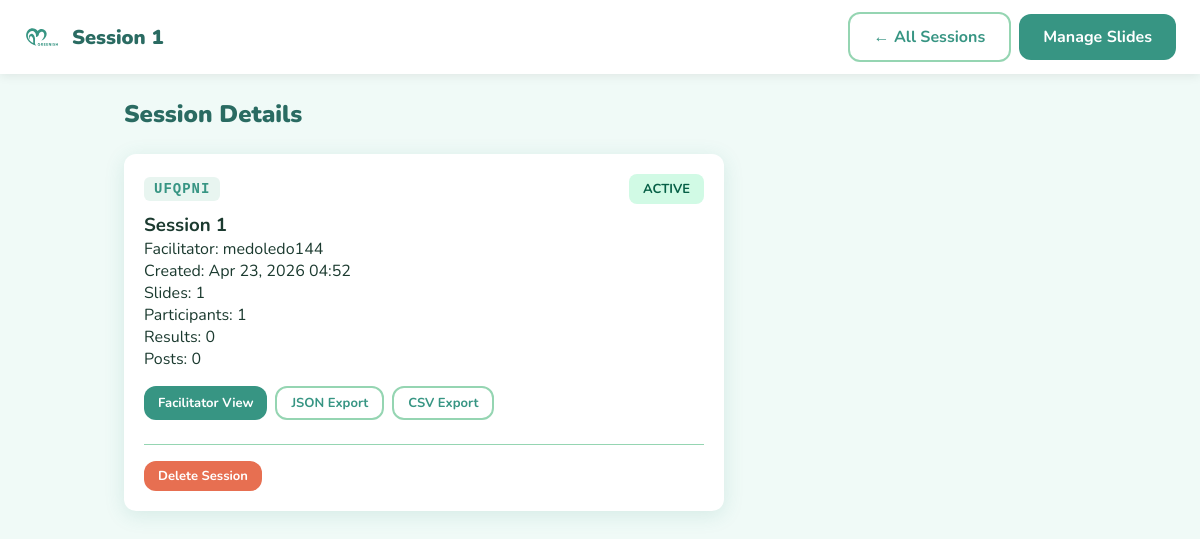
/session/cms/UFQPNI/ (signed in), run on the app's committed database.
### session/models.py (models this page shows, shortened)
class Session(models.Model):
    STATUS_CHOICES = [
        ('waiting', 'Waiting'),
        ('active', 'Active'),
        ('ended', 'Ended'),
    ]
    code = models.CharField(max_length=6, unique=True, default=generate_session_code)
    title = models.CharField(max_length=255)
    facilitator_name = models.CharField(max_length=100, blank=True, default='')
    facilitator_password = models.CharField(max_length=128, blank=True, default='')
    status = models.CharField(max_length=10, choices=STATUS_CHOICES, default='waiting')
    current_slide_index = models.PositiveIntegerField(default=0)
    activity_active = models.BooleanField(default=False)
    created_at = models.DateTimeField(auto_now_add=True)

### session/cms_views.py (the view)
# urls.py: path('cms/<str:code>/', cms_views.cms_session_detail, name='cms_session_detail'),
@never_cache
@staff_member_required(login_url='/session/cms/login/')
def cms_session_detail(request, code):
    session = get_object_or_404(Session, code=code)
    return render(request, 'session/cms/session_detail.html', {'session': session})

### session/templates/session/cms/session_detail.html (shortened to what this page needs)
<!DOCTYPE html>
<html lang="en">
<head>
    <link rel="stylesheet" href="/static/css/session.css?v=5">
    <link rel="stylesheet" href="/static/css/cms.css?v=5">
</head>
<body class="cms-page">
    <header class="cms-header">
        <div class="cms-header-left">
            <img src="/static/img/logo.svg?v=5" alt="Greenish" class="cms-logo">
            <h1>{{ session.title }}</h1>
        </div>
        <div class="cms-header-right">
            <a href="{% url 'cms_sessions' %}" class="btn btn-outline">← All Sessions</a>
            <a href="{% url 'cms_slides' code=session.code %}" class="btn btn-primary">Manage Slides</a>
        </div>
    </header>
    <main class="cms-main">
        <div class="cms-section-header">
            <h2>Session Details</h2>
        </div>
        <div class="cms-session-card" style="max-width:600px;">
            <div class="session-card-header">
                <span class="session-code">{{ session.code }}</span>
                <span class="session-status status-{{ session.status }}">{{ session.get_status_display }}</span>
            </div>
            <h3>{{ session.title }}</h3>
            <p>Facilitator: {{ session.facilitator_name }}</p>
            <p>Created: {{ session.created_at|date:"M d, Y H:i" }}</p>
            <p>Slides: {{ session.slides.count }}</p>
            <p>Participants: {{ session.participants.count }}</p>
            <p>Results: {{ session.results.count }}</p>
            <p>Posts: {{ session.posts.count }}</p>
            <div class="session-card-actions" style="margin-top:16px;">
                <a href="{% url 'session_facilitator' code=session.code %}" class="btn btn-primary btn-small">Facilitator View</a>
                <a href="{% url 'cms_export' code=session.code %}" class="btn btn-outline btn-small">JSON Export</a>
                <a href="{% url 'cms_export_csv' code=session.code %}" class="btn btn-outline btn-small">CSV Export</a>
            </div>
            <div style="margin-top:24px; padding-top:16px; border-top:1px solid var(--primary-pale);">
                <form method="post" action="{% url 'cms_delete_session' code=session.code %}" onsubmit="return confirm('Are you sure you want to delete this session? This cannot be undone.');" style="display:inline;">
                    <button type="submit" class="btn btn-danger btn-small">Delete Session</button>
                </form>
            </div>
        </div>
    </main>
</body>
</html>

### static/css/session.css (style rules this page uses)
:root { --primary: #379583; --primary-dark: #2A6B62; --primary-light: #52B788; --primary-pale: #95D5B2; --primary-tint: #E8F5F0; --bg: #F0FAF7; --text-dark: #1B3A2F; --text-muted: #5A7A70; --alert: #E76F51; --accent: #52B788; --white: #FFFFFF; --shadow: 0 4px 20px rgba(55, 149, 131, 0.15); --shadow-lg: 0 8px 40px rgba(55, 149, 131, 0.2); --radius: 12px; --radius-lg: 20px; --transition: all 0.3s cubic-bezier(0.4, 0, 0.2, 1); --glass-bg: rgba(255, 255, 255, 0.72); --glass-border: rgba(255, 255, 255, 0.3); --nature-1: #1a4731; --nature-2: #245a3d; --nature-3: #379583; --nature-4: #52B788; --nature-5: #95D5B2; --coral: #E76F51; --gold: #F4A261; --ocean: #2196F3; }
* { margin: 0; padding: 0; box-sizing: border-box; }
body { font-family: 'Nunito', sans-serif; background: var(--bg); color: var(--text-dark); min-height: 100vh; overflow-x: hidden; }
.btn { display: inline-flex; align-items: center; justify-content: center; gap: 8px; padding: 12px 24px; border: none; border-radius: var(--radius); font-family: 'Nunito', sans-serif; font-weight: 700; font-size: 16px; cursor: pointer; transition: var(--transition); text-decoration: none; }
.btn-primary { background: var(--primary); color: var(--white); }
.btn-danger { background: var(--alert); color: var(--white); }
.btn-outline { background: transparent; color: var(--primary); border: 2px solid var(--primary-pale); }
.btn-small { padding: 6px 14px; font-size: 13px; }
.session-code { background: var(--primary-tint); color: var(--primary-dark); padding: 6px 14px; border-radius: 8px; font-weight: 700; font-size: 14px; letter-spacing: 1px; }
.session-status { padding: 6px 14px; border-radius: 8px; font-weight: 700; font-size: 13px; text-transform: uppercase; }
.status-active { background: #D1FAE5; color: #065F46; }

### static/css/cms.css (style rules this page uses)
.cms-page { min-height: 100vh; background: var(--bg); }
.cms-header { background: var(--white); padding: 12px 24px; display: flex; align-items: center; justify-content: space-between; box-shadow: 0 2px 10px rgba(0,0,0,0.08); z-index: 10; position: sticky; top: 0; }
.cms-header-left { display: flex; align-items: center; gap: 12px; }
.cms-header-right { display: flex; align-items: center; gap: 8px; }
.cms-logo { width: 36px; height: 36px; }
.cms-header h1 { font-size: 20px; font-weight: 900; color: var(--primary-dark); }
.cms-main { max-width: 1000px; margin: 0 auto; padding: 24px; }
.cms-section-header { display: flex; align-items: center; justify-content: space-between; margin-bottom: 24px; }
.cms-section-header h2 { font-size: 24px; font-weight: 900; color: var(--primary-dark); }
.btn-small { padding: 6px 14px; font-size: 13px; }
.cms-session-card { background: var(--white); border-radius: var(--radius); padding: 20px; box-shadow: var(--shadow); transition: var(--transition); }
.session-card-header { display: flex; align-items: center; justify-content: space-between; margin-bottom: 8px; }
.session-card-actions { display: flex; gap: 8px; flex-wrap: wrap; }
.session-code { font-family: monospace; font-size: 14px; font-weight: 700; color: var(--primary); background: var(--primary-tint); padding: 4px 10px; border-radius: 6px; letter-spacing: 1px; }

### data on the page
Session: title "Session 1", code "UFQPNI", status "ACTIVE", facilitator_name "medoledo144", created_at "Apr 23, 2026 04:52", slides.count "1", participants.count "1", results.count "0", posts.count "0"
